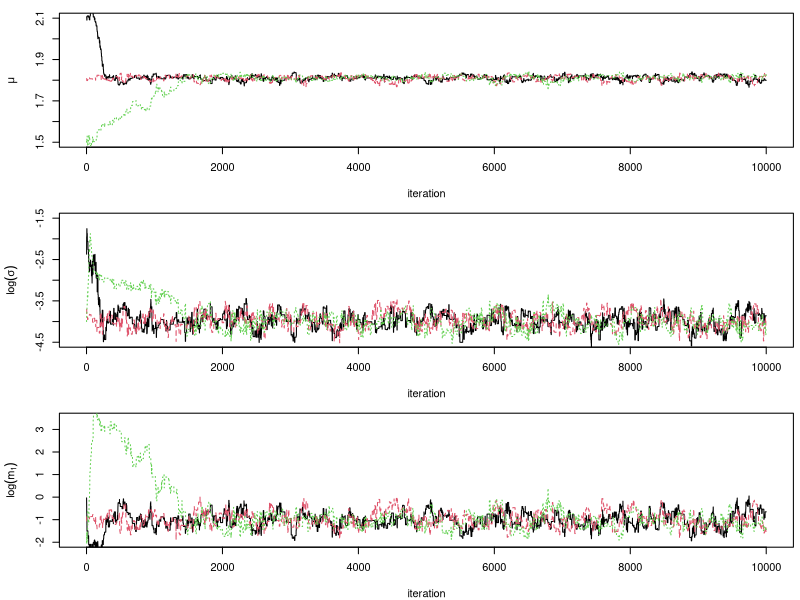
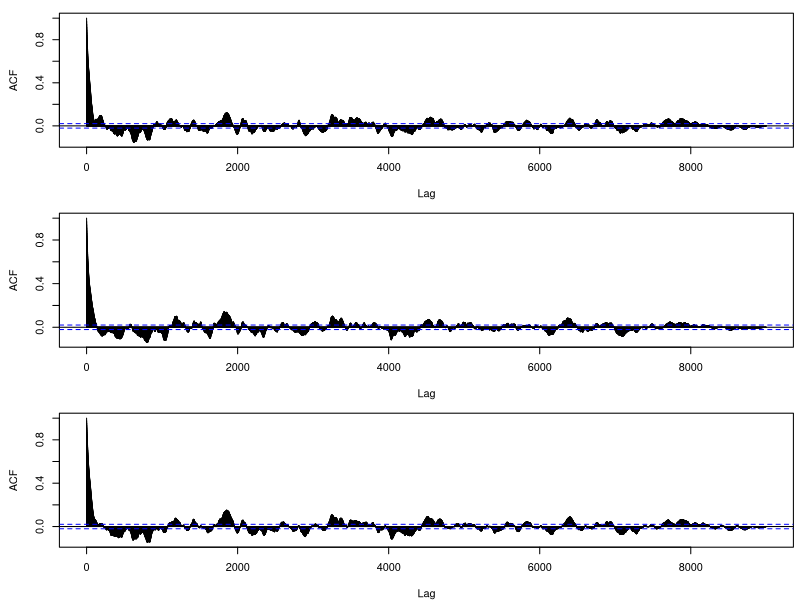
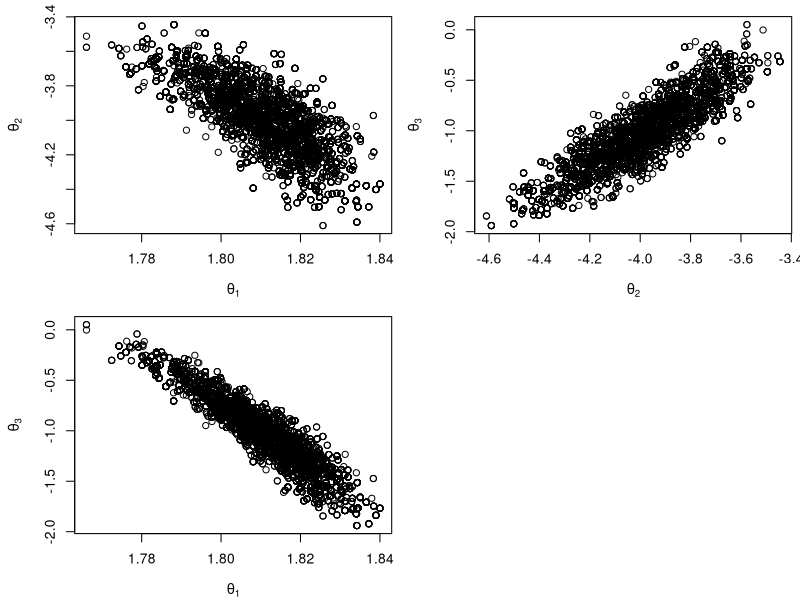
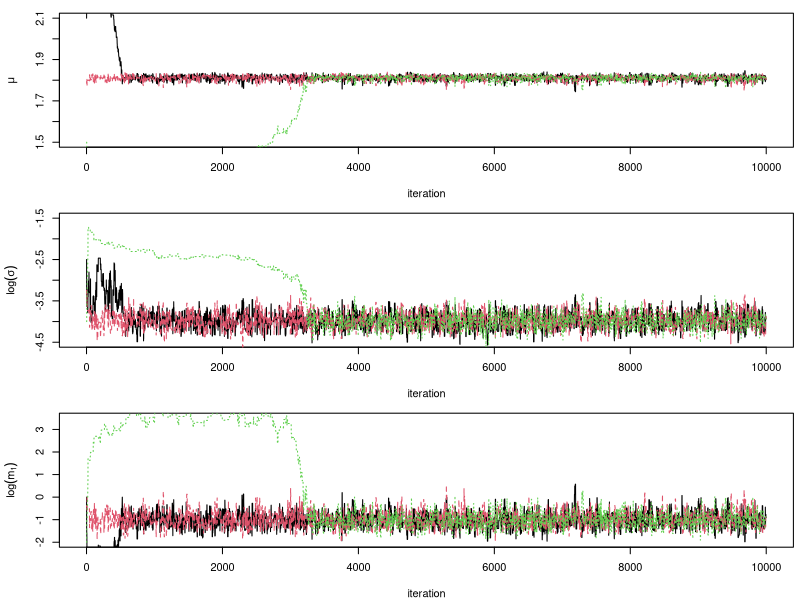
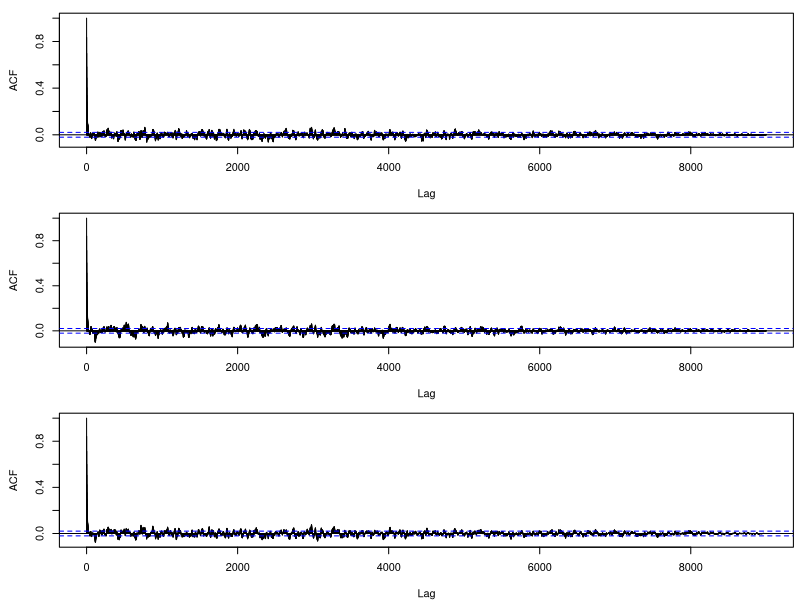
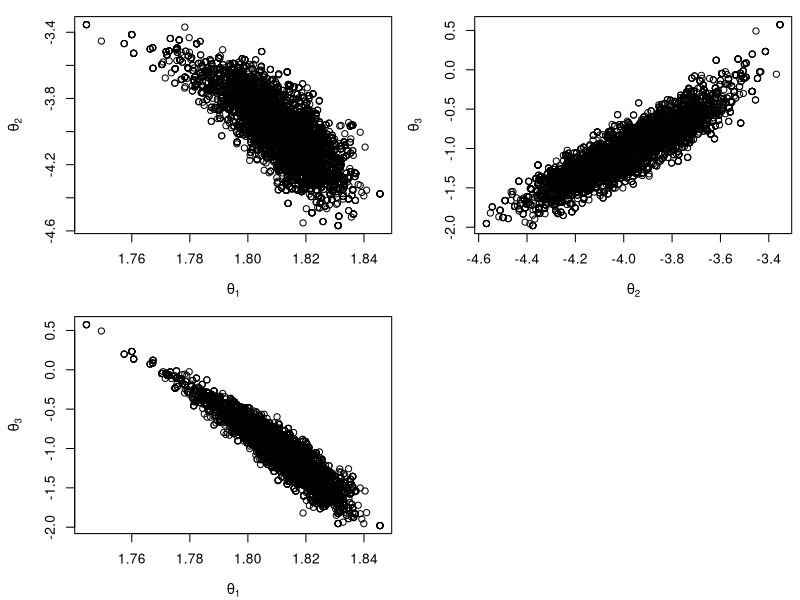

The R source for these figures, in order:
# This file is to use Metropolis-Hastings method to obtain posterior samples
# for the beetle data in Example 3.7

set.seed(12345)

### First, read data from txt file
data <- read.table(here::here('lectures/beetle_data.txt'), header=F)
colnames(data) <- c('w','y','n')
w <- data$w
y <- data$y
n <- data$n


### Specify prior parameters
a0 <- .25
b0 <- 4
c0 <- 2
d0 <- 10
e0 <- 2
f0 <- 1000


### Define functions to calculate log(g(w)) and log(unormalized posterior) respectively
log.g <- function(theta){
    x <- (w-theta[1])/exp(theta[2])
    return(exp(theta[3])*(x-log(1+exp(x))))
}

log.posterior <- function(theta) {
    sum(y*log.g(theta)+(n-y)*log(1-exp(log.g(theta)))) +
        a0*theta[3]-2*e0*theta[2] - 0.5*(theta[1]-c0)^2/d0^2 - exp(theta[3])/b0 - exp(-2*theta[2])/f0
}


### Specify covariance matrix for proposal density q()
Sigma <- diag(c(0.00012,0.033,0.10))


### Specify MCMC runs, burnin numbers, # of chains 
runs <- 10000; 
burn <- 0; 
chains<-3;

### Specify initial values for each chain
theta.init <- matrix(c(2.1,1.8,1.5, -2.5,-3.5,-4, 0 ,-1,-2), chains,3)


### Create [runs X 3 X  chains]-dimensional arrays to store MCMC samples
theta.save <- array(NA,c(runs,3,chains))

### This is the matrix to record the number of iterations at which
### the proposed new values are accepted for each chain
accept.flag <- rep(0,chains)


### Now conduct MH sampling for each chain sequentially
for(ch in 1:chains){
    
    # give the intial values as the current values of theta for this chain
    theta <- theta.init[ch,]
    
    # collect samples for this chain
    for(t in 1:(runs+burn)){ 
        
        # at each iteration t
        
        # Step 1: generate a candidate value using the proposal distribution centered at current theta
        theta.prop <- rnorm(3)%*%chol(Sigma)+theta;
        
        # Step 2: calculate log of ratio
        log.ratio <- log.posterior(theta.prop) - log.posterior(theta)
            
        # Step 3: accept the proposed valued with probability min(ratio,1)
        if(log(runif(1)) < log.ratio) {
            theta <- theta.prop
            # add one to the count of acceptance
            accept.flag[ch] <- accept.flag[ch]+1
        }
        
        # save the current value of theta after burnin interations
        if(t>burn) theta.save[t-burn,,ch] <- theta
    }
}



### Convergence diagnosis

# calculate the acceptance rate
sum(accept.flag)/runs/3  #0.1384

# Trace plots for the three parameters
par(mfrow=c(3,1),mar=c(4,4.5,1,0.5))
matplot(theta.save[,1,],type='l',ylim=c(1.5,2.1),xlab='iteration',ylab=expression(mu))
matplot(theta.save[,2,],type='l',ylim=c(-4.5,-1.5),xlab='iteration',ylab=expression(log(sigma)))
matplot(theta.save[,3,],type='l',ylim=c(-2,3.5),xlab='iteration',ylab=expression(log(m[1])))


# Autocorrelation plots for chain 1 samples after discarding the first 1000 samples
acf(theta.save[1001:10000,1,1],lag.max=9000)
acf(theta.save[1001:10000,2,1],lag.max=9000)
acf(theta.save[1001:10000,3,1],lag.max=9000)


# Bivariate plots to check cross-correlation
par(mfrow=c(2,2),mar=c(4,4.5,1,0.5))
plot(theta.save[1001:10000,1,1], theta.save[1001:10000,2,1], xlab=expression(theta[1]),ylab=expression(theta[2]))
plot(theta.save[1001:10000,2,1], theta.save[1001:10000,3,1], xlab=expression(theta[2]),ylab=expression(theta[3]))
plot(theta.save[1001:10000,1,1], theta.save[1001:10000,3,1], xlab=expression(theta[1]),ylab=expression(theta[3]))


# Calculate the sample cross-correlations using all chians
theta1 <- c(theta.save[1001:10000,1,])
theta2 <- c(theta.save[1001:10000,2,])
theta3 <- c(theta.save[1001:10000,3,])
cor(cbind(theta1,theta2,theta3))
cov(cbind(theta1,theta2,theta3))

# Using the samples to calculate mean for mu and m1
mean(theta1) #1.81
mean(exp(theta3)) #0.39

#######################################################
### Now it's your work to try the new proposal      ###
### N(0,Sigma.new), where                           ###
### Sigma.new = 2*cov(cbind(theta1,theta2,theta3))  ###
#######################################################
### Specify covariance matrix for proposal density q()


Sigma.new <- 2*cov(cbind(theta1, theta2, theta3))


### Specify MCMC runs, burnin numbers, # of chains 
runs <- 10000; 
burn <- 0; 
chains<-3;

### Specify initial values for each chain
theta.init <- matrix(c(2.1,1.8,1.5, -2.5,-3.5,-4, 0 ,-1,-2), chains,3)


### Create [runs X 3 X  chains]-dimensional arrays to store MCMC samples
theta.save <- array(NA,c(runs,3,chains))

### This is the matrix to record the number of iterations at which
### the proposed new values are accepted for each chain
accept.flag <- rep(0,chains)



### Now conduct MH sampling for each chain sequentially
for(ch in 1:chains){
    
    # give the intial values as the current values of theta for this chain
    theta <- theta.init[ch,]
    
    # collect samples for this chain
    for(t in 1:(runs+burn)){ 
        
        # at each iteration t
        
        # Step 1: generate a candidate value using the proposal distribution centered at current theta
        theta.prop <- rnorm(3) %*% chol(Sigma.new)+theta;
        
        # Step 2: calculate log of ratio
        log.ratio <- log.posterior(theta.prop) - log.posterior(theta)
        
        # Step 3: accept the proposed valued with probability min(ratio,1)
        if(log(runif(1)) < log.ratio) {
            theta <- theta.prop
            # add one to the count of acceptance
            accept.flag[ch] <- accept.flag[ch]+1
        }
        
        # save the current value of theta after burnin interations
        if(t>burn) theta.save[t-burn,,ch] <- theta
    }
}



### Convergence diagnosis

# calculate the acceptance rate
sum(accept.flag)/runs/3  #0.1384

# Trace plots for the three parameters
par(mfrow=c(3,1),mar=c(4,4.5,1,0.5))
matplot(theta.save[,1,],type='l',ylim=c(1.5,2.1),xlab='iteration',ylab=expression(mu))
matplot(theta.save[,2,],type='l',ylim=c(-4.5,-1.5),xlab='iteration',ylab=expression(log(sigma)))
matplot(theta.save[,3,],type='l',ylim=c(-2,3.5),xlab='iteration',ylab=expression(log(m[1])))


# Autocorrelation plots for chain 1 samples after discarding the first 1000 samples
acf(theta.save[1001:10000,1,1],lag.max=9000)
acf(theta.save[1001:10000,2,1],lag.max=9000)
acf(theta.save[1001:10000,3,1],lag.max=9000)


# Bivariate plots to check cross-correlation
par(mfrow=c(2,2),mar=c(4,4.5,1,0.5))
plot(theta.save[1001:10000,1,1], theta.save[1001:10000,2,1], xlab=expression(theta[1]),ylab=expression(theta[2]))
plot(theta.save[1001:10000,2,1], theta.save[1001:10000,3,1], xlab=expression(theta[2]),ylab=expression(theta[3]))
plot(theta.save[1001:10000,1,1], theta.save[1001:10000,3,1], xlab=expression(theta[1]),ylab=expression(theta[3]))


# Calculate the sample cross-correlations using all chians
theta1 <- c(theta.save[1001:10000,1,])
theta2 <- c(theta.save[1001:10000,2,])
theta3 <- c(theta.save[1001:10000,3,])
cor(cbind(theta1,theta2,theta3))
cov(cbind(theta1,theta2,theta3))

# Using the samples to calculate mean for mu and m1
mean(theta1) #1.81
mean(0.5 * exp(theta2))
mean(exp(theta3)) #0.39
